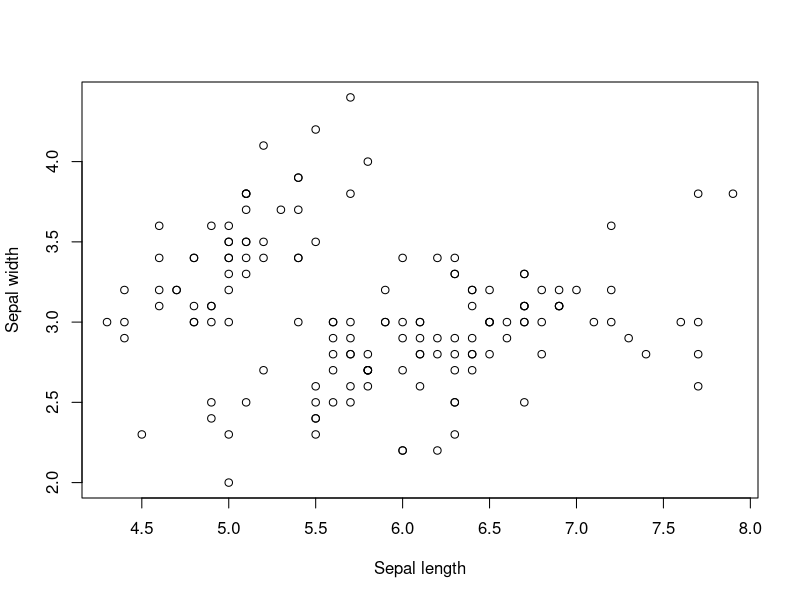

Generate this figure with R:
## ---- chunk 1
#| tbl-cap: Moro med biler

mtcars |> 
  head(10) |> 
  knitr::kable()
## ---- chunk 2
#| fig-cap: Sjekk de bladene

plot(iris$Sepal.Length, iris$Sepal.Width,
     xlab = "Sepal length",
     ylab = "Sepal width")
